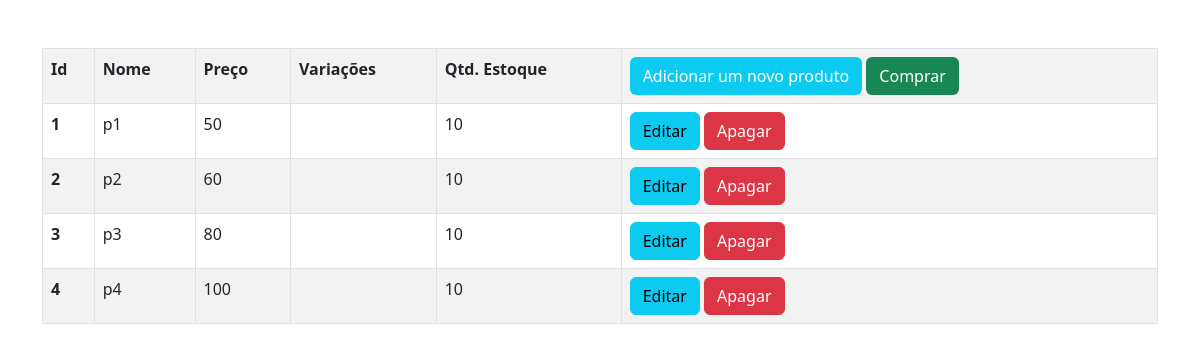
The page / on the database its author committed.
### tables this page shows
create table if not exists product_stock(
    stock_id integer primary key auto_increment not null,
    p_id integer not null,
    stock_quantity integer,
    constraint fk_product_stock foreign key (p_id) references product(product_id)
);

create table if not exists product(
    product_id integer primary key auto_increment not null,
    product_name varchar(60) not null,
    product_price float not null,
    product_variations  varchar(60)
);

### db/Connection.php (called while the page is built, shortened)
<?php
class Connection extends PDO
{
    private static ?Connection $instance = null;
    public static function getInstance(): Connection
    {
        if(! isset(self::$instance)){
            try {
                self::$instance = new Connection(
                    DatabaseConfiguration::LOCALHOST,
                    DatabaseConfiguration::USER,
                    DatabaseConfiguration::SECRET
                );
                self::$instance->setAttribute(PDO::ATTR_ERRMODE, PDO::ERRMODE_EXCEPTION);
            } catch (PDOException $e) {
                error_log($e->getMessage() . PHP_EOL, 3, "/var/tmp/erp-conn-err.log");
            }
        }
        return self::$instance;
    }
}

### controller/ProductController.php (called while the page is built, shortened)
<?php
class ProductController
{
    private ProductModel $productModel;
    public function __construct()
    {
        $this->productModel = new ProductModel();
    }
    public function getAllProducts(): array
    {
        return $this->productModel->getAllProducts();
    }
}

### model/ProductModel.php (called while the page is built, shortened)
<?php
class ProductModel
{
    private Connection $connection;
    public function __construct()
    {
        $this->connection = Connection::getInstance();
    }
    public function getAllProducts(): ?array
    {
        $statement = $this->connection->prepare(Queries::SELECT_ALL_PRODUCTS);
        $statement->execute();
        $response = [];
        while($fetch = $statement->fetch()) {
            $response[] = new Product(
                $fetch['productId'],
                $fetch['productName'],
                $fetch['productPrice'],
                $fetch['productVariations'],
                $fetch['productQuantity']
            );
        }
        return $response ?? null;
    }
}

### entity/Product.php (called while the page is built, shortened)
<?php
class Product
{
    private ?int $id = 0;
    private string $name;
    private float $price;
    private int $quantity;
    public function __construct(
        ?int $id,
        string $name,
        float $price,
        ?string $variations,
        int $quantity
    )
    {
        !$id ?: $this->id = $id;
        $this->name = $name;
        $this->price = $price;
        $this->quantity = $quantity;
    }
    public function getId(): int
    {
        return $this->id;
    }
    public function getName(): string
    {
        return $this->name;
    }
    public function getPrice(): float
    {
        return $this->price;
    }
    public function getQuantity(): int
    {
        return $this->quantity;
    }
}

### view/partials/product-table.php (the view, shortened to what this page needs)
<?php
$productController = new ProductController();
$products = $productController->getAllProducts();
if(count($products)>0):
    foreach ($products as $product):  ?>
        <tr>
            <th scope="row"><?= $product->getId() ?></th>
            <td><?= htmlspecialchars($product->getName()) ?></td>
            <td><?= htmlspecialchars($product->getPrice()) ?></td>
            <td><?= htmlspecialchars($product->getVariations()) ?></td>
            <td><?= htmlspecialchars($product->getQuantity()) ?></td>
            <td>
                <button type="submit" form="editProduct-<?= $product->getId() ?>" class="btn btn-info">Editar</button>
                <button type="submit" form="deleteProduct-<?= $product->getId() ?>" class="btn btn-danger">Apagar</button>
            </td>
        </tr>
    <?php endforeach; ?>
<?php endif; ?>

### view/partials/header.php (shortened to what this page needs)
<!DOCTYPE html>
<html lang="pt-br">
<head>
    <link
        href="https://cdn.jsdelivr.net/npm/bootstrap@5.3.0/dist/css/bootstrap.min.css"
        rel="stylesheet"
    >
</head>
<body>
<div class="container mt-5">

### index.php (shortened to what this page needs)
<?php
include 'view/partials/header.php';
if($_SESSION['checkout'] === true){
    include 'view/partials/checkout.php';
} else {
    include 'view/partials/product-list.php';
}
include 'view/partials/footer.php';

### view/partials/product-list.php (shortened to what this page needs)
<table class="table table-striped table-bordered">
    <tr>
        <th scope="col">Id</th>
        <th scope="col">Nome</th>
        <th scope="col">Preço</th>
        <th scope="col">Variações</th>
        <th scope="col">Qtd. Estoque</th>
        <th scope="col">
            <button type="submit" form="new-product" class="btn bg-info text-white">
                Adicionar um novo produto <i class="fa fa-plus"></i>
            </button>
            <button type="submit" form="new-purchase" class="btn bg-success text-white">
                Comprar <i class="fa fa-plus"></i>
            </button>
        </th>
    </tr>
    <?php
        include 'product-table.php';
    ?>
</table>

### view/partials/footer.php
</div>
</body>
</html>

### rows shown on the page
product_stock: p.product_id "1", p.product_name "p1", p.product_price "50", stock_quantity "10"
product_stock: p.product_id "2", p.product_name "p2", p.product_price "60", stock_quantity "10"
product_stock: p.product_id "3", p.product_name "p3", p.product_price "80", stock_quantity "10"
product_stock: p.product_id "4", p.product_name "p4", p.product_price "100", stock_quantity "10"
